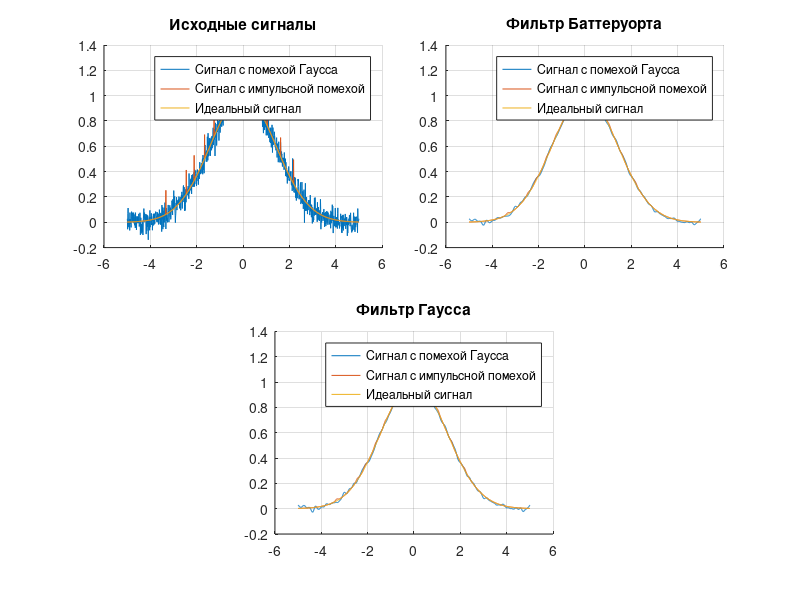
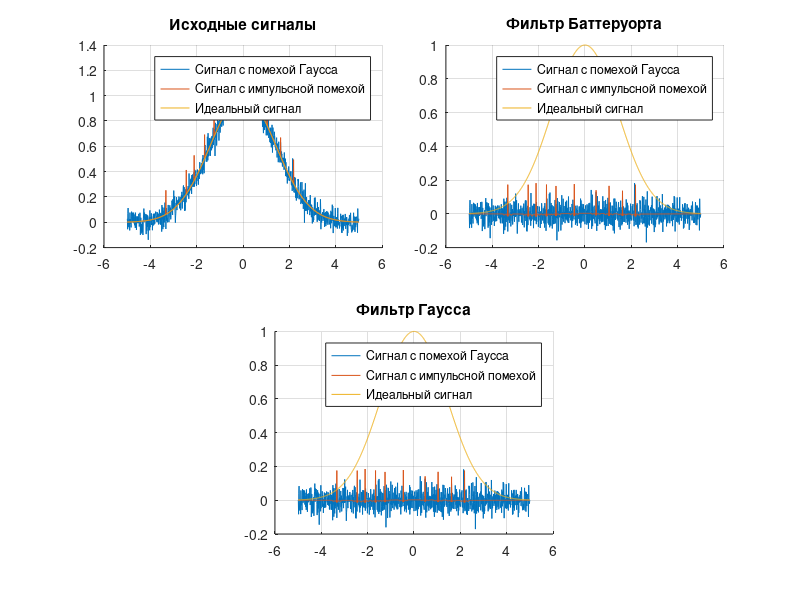

Reproduce these figures in MATLAB, in order.
function lab04()
  step = 0.01;
  half_range = 5;
  x = -half_range:step:half_range;

  sigma = 2;
  amplitude = 1;
  u0 = gauss(x, sigma, amplitude);

  xi_imp = impulse_noise(length(x), 10, amplitude);
  u_imp = u0 + xi_imp;

  xi_gauss = gauss_noise(length(x));
  u_gauss = u0 + xi_gauss;

  % Фильтры низких частот
  lbf = low_butterworth_filter(6, 20);
  lgf = low_gauss_filter(4, 20);

  u_imp_lbf = filtfilt(lbf, 1, u_imp);
  u_gauss_lbf = filtfilt(lbf, 1 ,u_gauss);

  u_imp_lgf = filtfilt(lgf, 1, u_imp);
  u_gauss_lgf = filtfilt(lgf, 1 ,u_gauss);

  figure("name", "Низкие частоты");
  graph(2, 4, 1:2, x, [u_gauss; u_imp; u0],
        [
         "Сигнал с помехой Гаусса";
         "Сигнал с импульсной помехой";
         "Идеальный сигнал"],
        "Исходные сигналы");

  graph(2, 4, 3:4, x, [u_gauss_lbf; u_imp_lbf; u0],
        [
         "Сигнал с помехой Гаусса";
         "Сигнал с импульсной помехой";
         "Идеальный сигнал"],
        "Фильтр Баттеруорта");

  graph(2, 4, 6:7, x, [u_gauss_lgf; u_imp_lgf; u0],
        [
         "Сигнал с помехой Гаусса";
         "Сигнал с импульсной помехой";
         "Идеальный сигнал"],
        "Фильтр Гаусса");

  % Фильтры высоких частот
  hbf = high_butterworth_filter(6, 20);
  hgf = high_gauss_filter(4, 20);

  u_imp_hbf = u_imp - filtfilt(hbf, 1, u_imp);
  u_gauss_hbf = u_gauss - filtfilt(hbf, 1 ,u_gauss);

  u_imp_hgf = u_imp - filtfilt(hgf, 1, u_imp);
  u_gauss_hgf = u_gauss - filtfilt(hgf, 1 ,u_gauss);

  figure("name", "Высокие частоты");
  graph(2, 4, 1:2, x, [u_gauss; u_imp; u0],
        [
         "Сигнал с помехой Гаусса";
         "Сигнал с импульсной помехой";
         "Идеальный сигнал"],
        "Исходные сигналы");

  graph(2, 4, 3:4, x, [u_gauss_hbf; u_imp_hbf; u0],
        [
         "Сигнал с помехой Гаусса";
         "Сигнал с импульсной помехой";
         "Идеальный сигнал"],
        "Фильтр Баттеруорта");

  graph(2, 4, 6:7, x, [u_gauss_hgf; u_imp_hgf; u0],
        [
         "Сигнал с помехой Гаусса";
         "Сигнал с импульсной помехой";
         "Идеальный сигнал"],
        "Фильтр Гаусса");
end

function y = low_butterworth_filter(F, size)
  f = linspace(-size/2,size/2,size);
  y = 1./(1 + (f./F).^4);
  y = y / sum(y);
end

function y = low_gauss_filter(sigma, size)
  f = linspace(-size/2,size/2,size);
  y = exp(-f.^2/(2*sigma^2));
  y = y / sum(y);
end

function y = high_butterworth_filter(F, size)
  f = linspace(-size/2,size/2,size);
  y = 1./(1 + (F./f).^4);
  y = y / sum(y);
end

function y = high_gauss_filter(sigma, size)
  f = linspace(-size/2,size/2,size);
  y = 1 - exp(-f.^2/(2*sigma^2));
  y = y / sum(y);
end

function noise = impulse_noise(points_num, impulses_num, sig_amplitude)
  begin = randi([fix(points_num / 6), fix(points_num / 3)], 1, 1);
  steps = randi([30, 100], impulses_num - 1, 1);
  positions = zeros(1, impulses_num);
  positions(1) = mod(begin, points_num) + 1;
  for i = 2:length(positions)
    positions(i) = mod(positions(i - 1) + steps(i - 1), points_num) + 1;
  endfor

  noise = zeros(1, points_num);
  amplitudes = sig_amplitude * randi([15, 20], impulses_num, 1) / 100;

  for i = 1:impulses_num;
    noise(positions(i)) = amplitudes(i);
  endfor
end

function noise = gauss_noise(points_num)
  mu = 0;
  sigma = 0.05;
  noise = normrnd(mu,sigma,[1 points_num]);
end

function u = gauss(x, sigma, A)
  u = A * exp(- (x / sigma).^2);
end

function graph(rows, columns, num, x, us, lbls, title_string)
  subplot(rows, columns, num);
  title(title_string);
  hold on;
  grid on;
  for signal = us'
    plot(x, signal);
  endfor
  legend(lbls);
end
